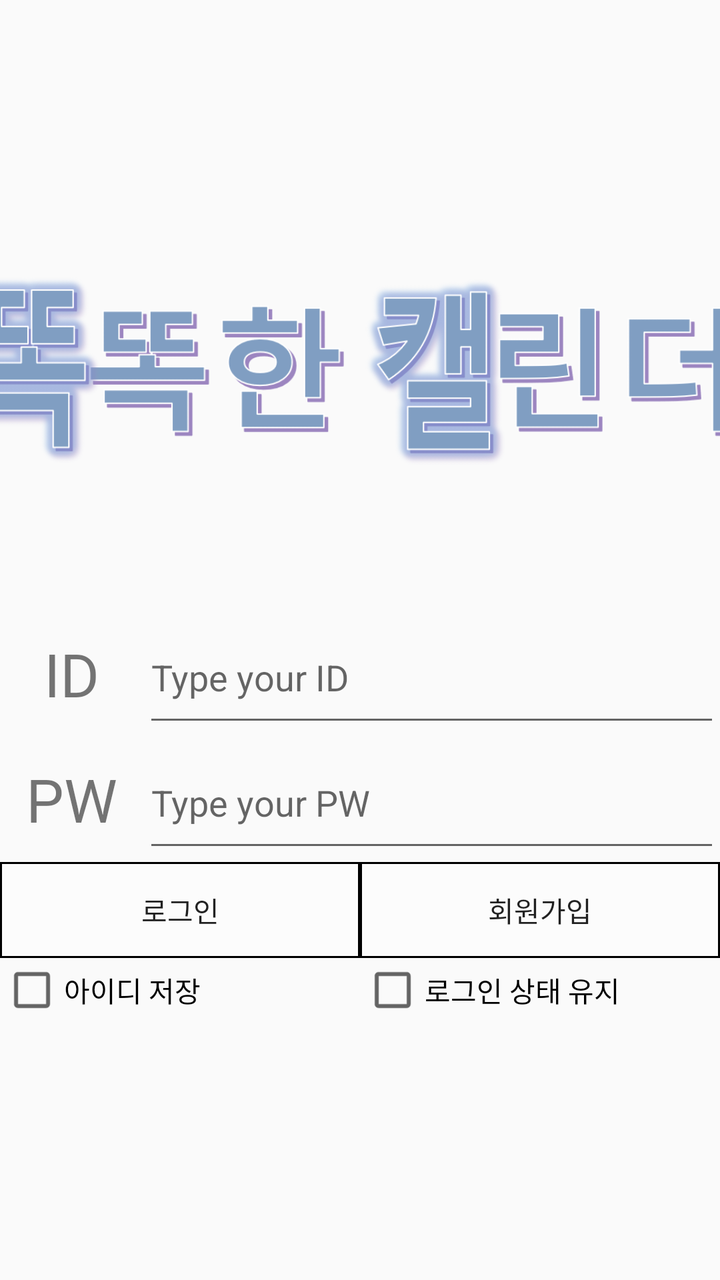
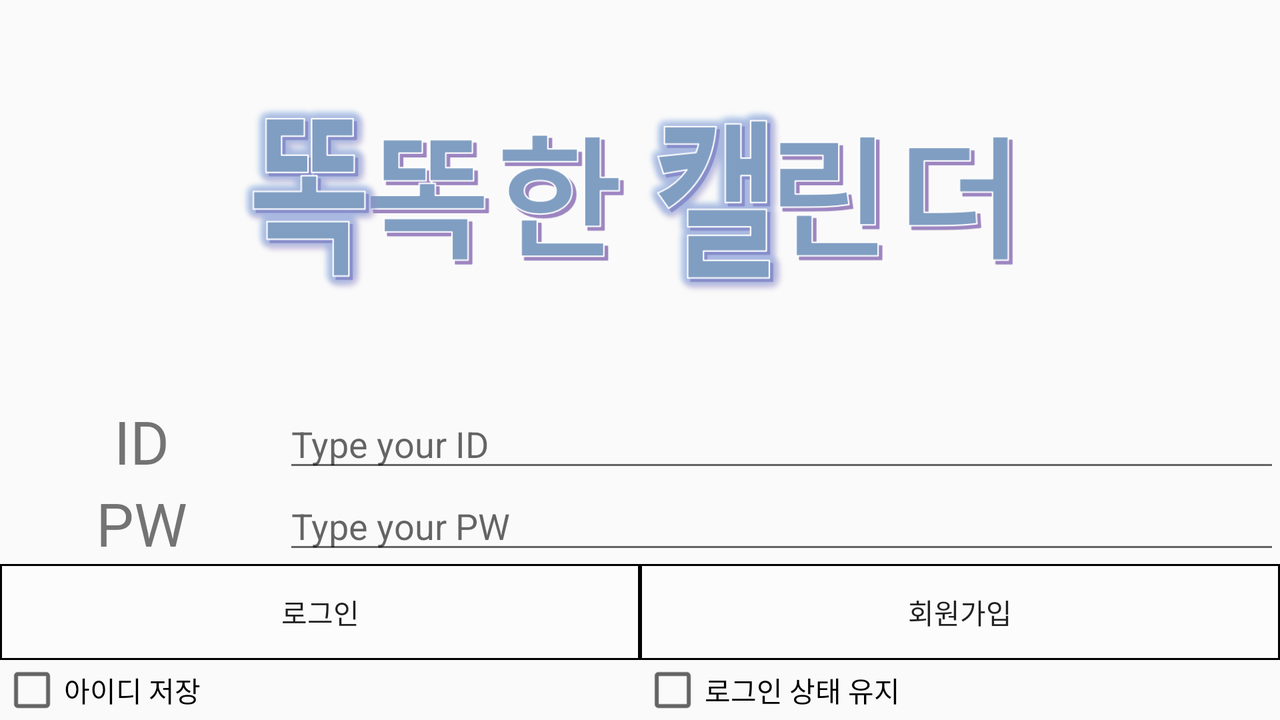

One screen, two layout resources from the same app: the default and the repository's alternative for another configuration. Each is rendered where Android would select it; the XML of both is given below.
<!-- AndroidManifest.xml: application theme AppTheme -->
<!-- res/layout/activity_login.xml -->
<?xml version="1.0" encoding="utf-8"?>
<android.support.constraint.ConstraintLayout
    xmlns:android="http://schemas.android.com/apk/res/android"
    xmlns:tools="http://schemas.android.com/tools"
    android:layout_width="match_parent"
    android:layout_height="match_parent">

    <LinearLayout
        android:layout_width="match_parent"
        android:layout_height="match_parent"
        android:orientation="vertical"
        tools:layout_editor_absoluteX="8dp"
        tools:layout_editor_absoluteY="8dp">

        <LinearLayout
            android:layout_width="match_parent"
            android:layout_height="wrap_content"
            android:orientation="horizontal"
            android:layout_weight="2">
        </LinearLayout>
        <ImageView
            android:layout_gravity="center"
            android:layout_width="400dp"
            android:src="@drawable/korean_logo"
            android:layout_height="200dp"
            android:layout_marginBottom="20dp"/>

        <LinearLayout
            android:layout_width="match_parent"
            android:layout_height="wrap_content"
            android:layout_weight="1"
            android:orientation="horizontal">

            <LinearLayout
                android:layout_width="wrap_content"
                android:layout_height="match_parent"
                android:layout_weight="1"
                android:orientation="vertical">

                <TextView
                    android:id="@+id/textView2"
                    android:layout_width="match_parent"
                    android:layout_height="wrap_content"
                    android:layout_weight="1"
                    android:textSize="30dp"
                    android:gravity="center"
                    android:text="ID" />

                <TextView
                    android:id="@+id/textView3"
                    android:layout_width="match_parent"
                    android:layout_height="wrap_content"
                    android:layout_weight="1"
                    android:textSize="30dp"
                    android:gravity="center"
                    android:text="PW" />
            </LinearLayout>
            <LinearLayout
                android:layout_width="wrap_content"
                android:layout_height="match_parent"
                android:layout_weight="3"
                android:orientation="vertical">

                <EditText
                    android:id="@+id/editText_id"
                    android:layout_width="match_parent"
                    android:layout_height="wrap_content"
                    android:layout_weight="1"
                    android:ems="10"
                    android:inputType="textPersonName"
                    android:hint="Type your ID" />

                <EditText
                    android:id="@+id/editText_pw"
                    android:layout_width="match_parent"
                    android:layout_height="wrap_content"
                    android:layout_weight="1"
                    android:ems="10"
                    android:inputType="textPassword"
                    android:hint="Type your PW" />
            </LinearLayout>
        </LinearLayout>
        <LinearLayout
            android:layout_width="match_parent"
            android:layout_height="wrap_content"
            android:orientation="vertical">

            <LinearLayout
                android:layout_width="match_parent"
                android:layout_height="match_parent"
                android:orientation="horizontal">

                <Button
                    android:id="@+id/button_login"
                    android:layout_width="wrap_content"
                    android:layout_height="wrap_content"
                    android:background="@drawable/edge"
                    android:layout_weight="1"
                    android:text="로그인" />

                <Button
                    android:id="@+id/button_joinin"
                    android:layout_width="wrap_content"
                    android:layout_height="wrap_content"
                    android:background="@drawable/edge"
                    android:layout_weight="1"
                    android:text="회원가입" />
            </LinearLayout>
        </LinearLayout>
        <LinearLayout
            android:layout_width="match_parent"
            android:layout_height="wrap_content"
            android:layout_weight="3"
            android:orientation="horizontal">
            <CheckBox
                android:id="@+id/idSave"
                android:text="아이디 저장         "
                android:layout_weight="1"
                android:layout_width="wrap_content"
                android:layout_height="wrap_content" />
            <CheckBox
                android:id="@+id/maintainLogin"
                android:text="로그인 상태 유지"
                android:layout_weight="1"
                android:layout_width="wrap_content"
                android:layout_height="wrap_content" />
        </LinearLayout>
    </LinearLayout>
</android.support.constraint.ConstraintLayout>
<!-- resources referenced by this layout -->
<resources>
  <!-- drawable edge (drawable) -->
  <?xml version="1.0" encoding="utf-8"?>
  <shape xmlns:android="http://schemas.android.com/apk/res/android">
      <solid android:color="#40ffffff" />
      <stroke
          android:width="1sp"
          android:color="#000000" />
      </shape>
  <!-- drawable korean_logo: png bitmap (drawable, 98248 bytes) -->
  <style name="AppTheme" parent="Theme.AppCompat.Light.NoActionBar">
          
          <item name="colorPrimary">@color/colorPrimary</item>
          <item name="colorPrimaryDark">#3065AC</item>
          <item name="colorAccent">@color/colorAccent</item>
      </style>
</resources>
<!-- res/layout-land/activity_login.xml (the repository's variant of the layout above) -->
<!-- drawn on the phone turned sideways -->
<?xml version="1.0" encoding="utf-8"?>
<android.support.constraint.ConstraintLayout
    xmlns:android="http://schemas.android.com/apk/res/android"
    xmlns:tools="http://schemas.android.com/tools"
    android:layout_width="match_parent"
    android:layout_height="match_parent">

    <LinearLayout
        android:layout_width="match_parent"
        android:layout_height="match_parent"
        android:orientation="vertical"
        tools:layout_editor_absoluteX="8dp"
        tools:layout_editor_absoluteY="8dp">

        <ImageView
            android:layout_gravity="center"
            android:layout_width="400dp"
            android:src="@drawable/korean_logo"
            android:layout_height="200dp"/>

        <LinearLayout
            android:layout_width="match_parent"
            android:layout_height="wrap_content"
            android:layout_weight="1"
            android:orientation="horizontal">

            <LinearLayout
                android:layout_width="wrap_content"
                android:layout_height="match_parent"
                android:layout_weight="1"
                android:orientation="vertical">

                <TextView
                    android:id="@+id/textView2"
                    android:layout_width="match_parent"
                    android:layout_height="wrap_content"
                    android:layout_weight="1"
                    android:textSize="30dp"
                    android:gravity="center"
                    android:text="ID" />

                <TextView
                    android:id="@+id/textView3"
                    android:layout_width="match_parent"
                    android:layout_height="wrap_content"
                    android:layout_weight="1"
                    android:textSize="30dp"
                    android:gravity="center"
                    android:text="PW" />
            </LinearLayout>
            <LinearLayout
                android:layout_width="wrap_content"
                android:layout_height="match_parent"
                android:layout_weight="3"
                android:orientation="vertical">

                <EditText
                    android:id="@+id/editText_id"
                    android:layout_width="match_parent"
                    android:layout_height="wrap_content"
                    android:layout_weight="1"
                    android:ems="10"
                    android:inputType="textPersonName"
                    android:hint="Type your ID" />

                <EditText
                    android:id="@+id/editText_pw"
                    android:layout_width="match_parent"
                    android:layout_height="wrap_content"
                    android:layout_weight="1"
                    android:ems="10"
                    android:inputType="textPassword"
                    android:hint="Type your PW" />
            </LinearLayout>
        </LinearLayout>
        <LinearLayout
            android:layout_width="match_parent"
            android:layout_height="wrap_content"
            android:orientation="vertical">

            <LinearLayout
                android:layout_width="match_parent"
                android:layout_height="match_parent"
                android:orientation="horizontal">

                <Button
                    android:id="@+id/button_login"
                    android:layout_width="wrap_content"
                    android:layout_height="wrap_content"
                    android:background="@drawable/edge"
                    android:layout_weight="1"
                    android:text="로그인" />

                <Button
                    android:id="@+id/button_joinin"
                    android:layout_width="wrap_content"
                    android:layout_height="wrap_content"
                    android:background="@drawable/edge"
                    android:layout_weight="1"
                    android:text="회원가입" />
            </LinearLayout>
        </LinearLayout>
        <LinearLayout
            android:layout_width="match_parent"
            android:layout_height="wrap_content"
            android:layout_weight="3"
            android:orientation="horizontal">
            <CheckBox
                android:id="@+id/idSave"
                android:text="아이디 저장         "
                android:layout_weight="1"
                android:layout_width="wrap_content"
                android:layout_height="wrap_content" />
            <CheckBox
                android:id="@+id/maintainLogin"
                android:text="로그인 상태 유지"
                android:layout_weight="1"
                android:layout_width="wrap_content"
                android:layout_height="wrap_content" />
        </LinearLayout>
    </LinearLayout>
</android.support.constraint.ConstraintLayout>
